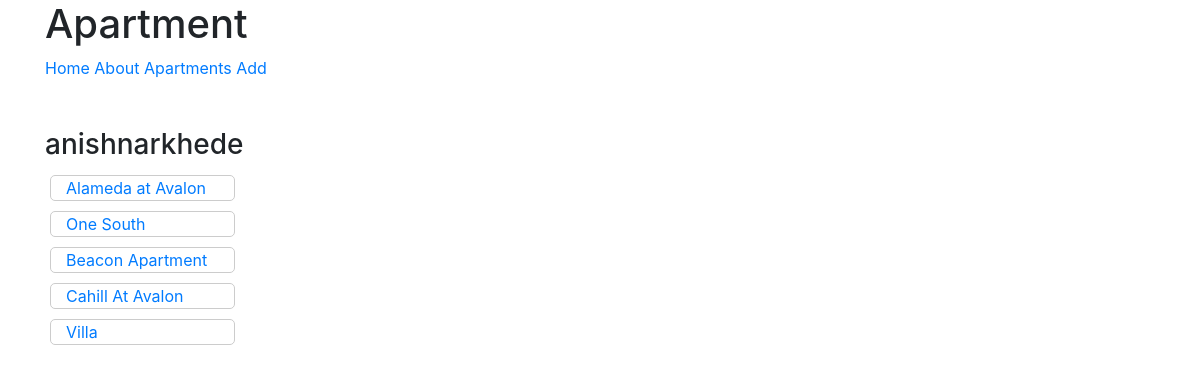
/profiles/anishnarkhede/ (signed in), run on the app's committed database.
### apt/models.py (models this page shows, shortened)
class apartment(models.Model):
    owner = models.ForeignKey(User)
    apt_id = models.AutoField(primary_key=True)
    name = models.CharField(max_length=50)
    city = models.CharField(max_length=30)
    address = models.CharField(max_length=120)
    rating = models.IntegerField(validators=[MinValueValidator(0),
                                       MaxValueValidator(5)])
    capacity = models.IntegerField(validators=[MinValueValidator(2),
                                              MaxValueValidator(7)])
    amenities = models.CharField(max_length=500)
    lat = models.FloatField(default=0)
    long = models.FloatField(default=0)
    timestamp = models.DateTimeField(auto_now_add=True)
    updated = models.DateTimeField(auto_now=True)
    slug = models.SlugField(null=True,blank=True)
    def get_absolute_url(self):
        return reverse('apartment-detail',kwargs={'slug':self.slug})

### profiles/views.py (the view)
# urls.py: url(r'^profiles/(?P<username>[\w-]+)/$',ProfileDetailView.as_view(),name='profile-detail'),
class ProfileDetailView(LoginRequiredMixin, DetailView):
    queryset = User.objects.filter(is_active=True)
    template_name = 'profiles/user.html'
    login_url = '/login/'
    def get_object(self):
        username = self.kwargs.get("username")
        if username is None:
            raise Http404
        return get_object_or_404(User,username__iexact=username, is_active=True)

### profiles/templates/profiles/user.html
{% extends "base.html" %}
{% load staticfiles %}
{%block content%}
<div>
<h3>{{ user.username }}</h3>
<div class="container">
    {% for apt in user.apartment_set.all %}
    <div class="row">
        <div class="col-sm-2" style="border:1px solid #ccc; border-radius: 5px; margin : 5px 5px 5px 5px;">
            <a href="{{ apt.get_absolute_url }}"> {{ apt.name }}</a>
        </div>
    </div>
    {% endfor %}
</div>
</div>
{%endblock%}

### data on the page
apartment: name "Alameda at Avalon"
apartment: name "One South"
apartment: name "Beacon Apartment"
apartment: name "Cahill At Avalon"
apartment: name "Villa"

### other printed values
{{ user.username }} "anishnarkhede"
